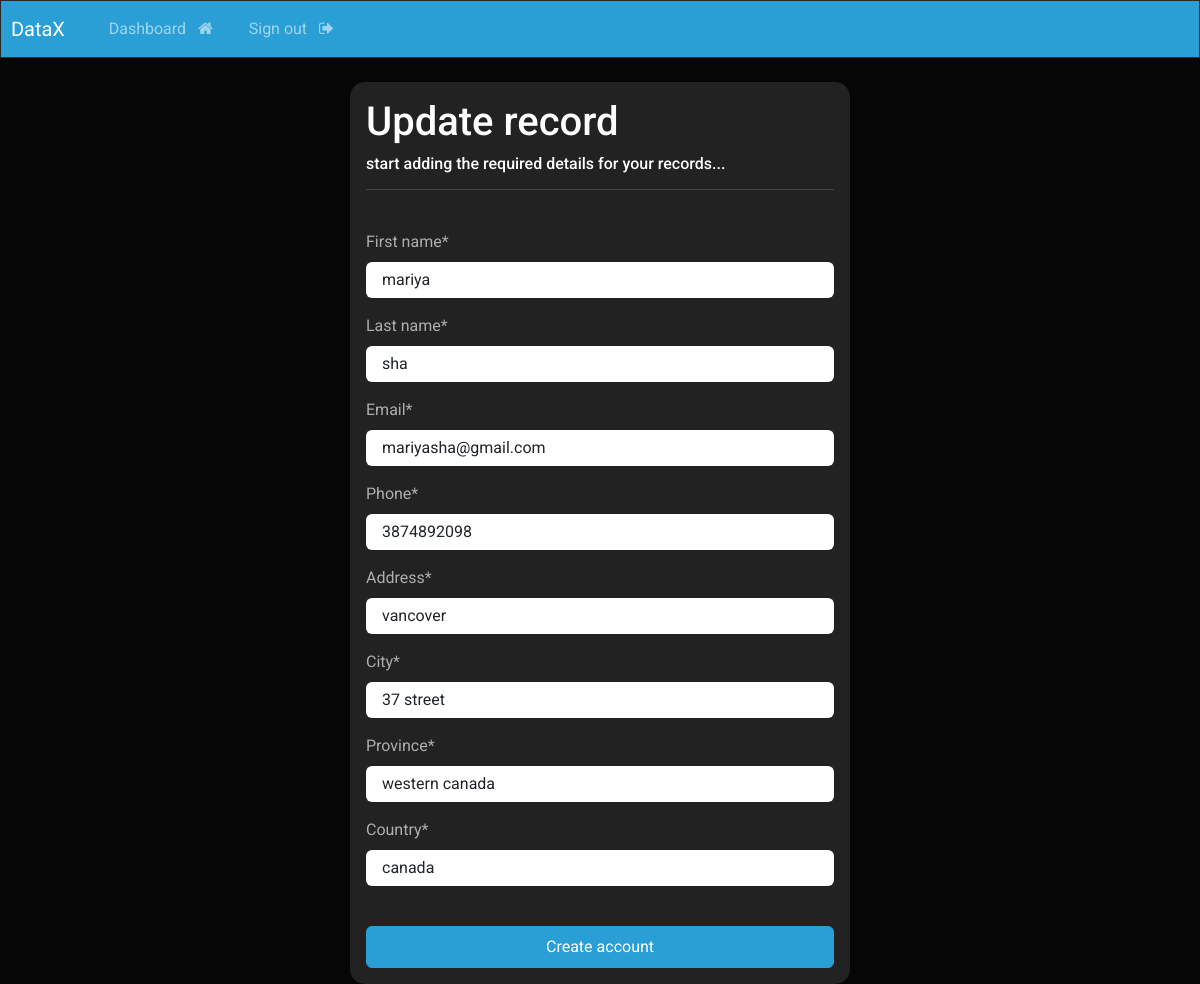
Screenshot of /update-record/1 (signed in) with the database file from the repository.
### webapp/models.py (models this page shows, shortened)
class Record(models.Model):
    creation_date = models.DateTimeField(auto_now_add=True)
    first_name = models.CharField(max_length=150)
    last_name = models.CharField(max_length=150)
    email = models.EmailField(max_length=150)
    phone = models.CharField(max_length=20)
    address = models.CharField(max_length=300)
    city = models.CharField(max_length=255)
    province = models.CharField(max_length=200)
    country = models.CharField(max_length=120)

### webapp/views.py (the view)
# urls.py: path('update-record/<int:pk>',views.update_record, name ='update-record'),
@login_required(login_url='my-login')
def update_record(request, pk):
    record = Record.objects.get(id=pk)
    form = UpdateRecordForm(instance=record)
    if request.method == 'POST':
        form = UpdateRecordForm(request.POST, instance=record)
        if form.is_valid():
            form.save()
            return redirect("dashboard")
    context = {'form': form}
    return render(request, 'webapp/update-record.html', context = context)

### webapp/forms.py
class UpdateRecordForm(forms.ModelForm):
    class Meta:
          model = Record
          fields = ['first_name', 'last_name', 'email', 'phone', 'address', 'city', 'province', 'country']

### webapp/templates/webapp/update-record.html (shortened to what this page needs)
{% extends 'webapp/base.html' %}
{% load crispy_forms_tags %}
{% block content %}
<body>
    <div class="container bg-light shadow-md p-3 form-layout">
        <h3> Update record</h3>
        <h6> start adding the required details for your records... </h6>
        <hr>
        <br>
        <form action="" method="POST" autocomplete="off">
            {{form | crispy}}
            <br>
            <button type="submit" class="btn btn-primary w-100 btn-block p-2"> Create account </button>
        </form>
    </div>
</body>
{% endblock %}

### dashboard/static/css/styles.css (style rules this page uses)
.form-layout { border-radius: 15px; width:500px; }

### rows the page displays
Record: first_name "mariya", last_name "sha", email "mariyasha@gmail.com", phone "3874892098", address "vancover", city "37 street", province "western canada", country "canada"
